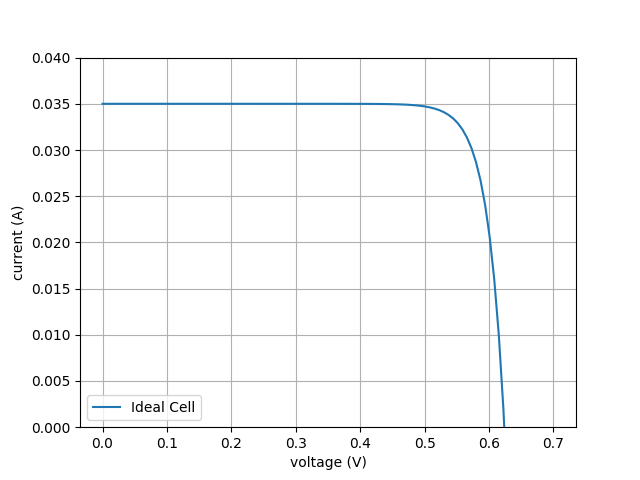

The script that saved this image:
import matplotlib.pyplot as plt
import numpy as np
import photovoltaic as pv

IL = 0.035
I0 = 1e-12
V = np.linspace(0, 0.7, 100)
I = pv.cell.I_cell(V, IL, I0)
plt.ylim(0, 0.04)
plt.xlabel('voltage (V)')
plt.ylabel('current (A)')
plt.grid(True)
plt.plot(V, I, label="Ideal Cell")
plt.legend(loc='lower left')
plt.savefig('plot_ideal_cell.png')
plt.show()
